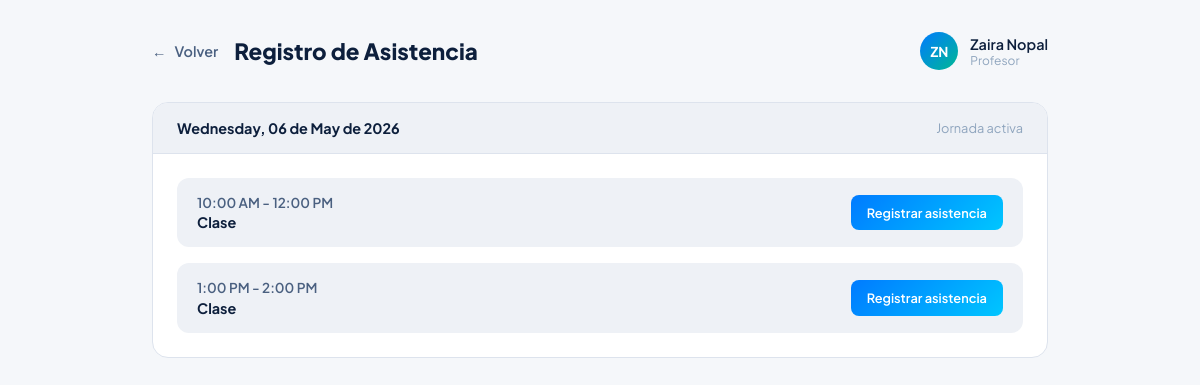
Page /profesores/registro-asistencia/ (signed in) on the committed database.
### users/models.py (models this page shows, shortened)
class Rol(models.Model):
    nombre = models.CharField(max_length=50, blank=False, null=False)
    descripcion = models.TextField(max_length=1000, blank=True, null=True)

### Profesores/models.py (models this page shows, shortened)
class Horario(models.Model):
    DIAS = [
        ("LUN", "Lunes"),
        ("MAR", "Martes"),
        ("MIE", "Miercoles"),
        ("JUE", "Jueves"),
        ("VIE", "Viernes"),
        ("SAB", "Sabado"),
    ]
    profesor = models.ForeignKey("Profesor", on_delete=models.CASCADE)
    dia_semana = models.CharField(max_length=3, choices=DIAS)
    hora_inicio = models.TimeField()
    hora_fin = models.TimeField()
    aula = models.CharField(max_length=10)
    es_hora_clase = models.BooleanField(default=True) # Indica si esta hora es una clase programada o una hora de disponibilidad general. Se paga o no
    activo = models.BooleanField(default=True)
    class Meta:
        constraints = [
            models.UniqueConstraint(
                fields=["profesor", "dia_semana", "hora_inicio", "hora_fin"],
                name="unique_horario_profesor_bloque",
            ),
        ]
        indexes = [
            models.Index(fields=["profesor", "dia_semana", "activo"]),
            models.Index(fields=["profesor", "es_hora_clase", "activo"]),
            models.Index(fields=["dia_semana", "es_hora_clase", "activo"]),
        ]

### Profesores/views.py (the view)
# urls.py: path("registro-asistencia/", views.registro_asistencia, name="profesores_registro_asistencia"),
@login_required
@requiere_rol("Profesor")
def registro_asistencia(request):
    profesor = Profesor.objects.select_related("usuario").get(usuario_id=request.user.id)
    hoy = timezone.localdate()
    horarios_hoy = obtener_horario_hoy(profesor).order_by("hora_inicio")
    asistencias_hoy = {
        a.horario_id: a
        for a in Asistencia.objects.filter(profesor=profesor, fecha=hoy, horario__in=horarios_hoy)
    }
    for horario in horarios_hoy:
        asistencia = asistencias_hoy.get(horario.id)
        horario.ya_registrada = asistencia is not None
        horario.salida = asistencia.hora_salida if asistencia else None
        horario.asistencia_id = asistencia.id if asistencia else None
    context = {
        "profesor_nombre": f"{profesor.usuario.nombre} {profesor.usuario.apellido}".strip(),
        "profesor_iniciales": f"{(profesor.usuario.nombre or 'U')[:1]}{(profesor.usuario.apellido or '')[:1]}".upper(),
        "profesor_rol": "Profesor",
        "horarios_hoy": horarios_hoy,
        "fecha_hoy": hoy,
    }
    return render(request, "Profesores/registro_asistencia.html", context)

### Profesores/utils.py (called while the page is built)
def obtener_horario_hoy(profesor):
    dias = {
        0: "LUN",
        1: "MAR",
        2: "MIE",
        3: "JUE",
        4: "VIE",
        5: "SAB",
    }
    hoy = timezone.localdate()
    dia = dias.get(hoy.weekday())
    if not dia:
        return Horario.objects.none()
    return Horario.objects.filter(profesor=profesor, dia_semana=dia, activo=True)

### Profesores/templates/Profesores/registro_asistencia.html (shortened to what this page needs)
{% load static %}
<!DOCTYPE html>
<html lang="es">
<head>
    <link rel="stylesheet" href="{% static 'css/registro_asistencia_profesor.css' %}">
</head>
<body>
    <div class="container">
        <header class="header">
            <div class="header-left">
                <a href="{% url 'profesores_dashboard' %}" class="back-btn">
                    <span aria-hidden="true">&#x2190;</span>
                    Volver
                </a>
                <h1 class="page-title">Registro de Asistencia</h1>
            </div>
            <div class="header-right">
                <div class="profile-info">
                    <div class="avatar">{{ profesor_iniciales }}</div>
                    <div>
                        <div class="profile-name">{{ profesor_nombre }}</div>
                        <div class="profile-role">{{ profesor_rol }}</div>
                    </div>
                </div>
            </div>
        </header>
        <main class="main">
            <div class="schedule-container">
                <div class="schedule-header">
                    <div class="date">
                        {% if fecha_hoy %}{{ fecha_hoy|date:"l, d \d\e F \d\e Y" }}{% else %}Hoy{% endif %}
                    </div>
                    <div class="time">Jornada activa</div>
                </div>
                <div class="schedule-body">
                    {% if horarios_hoy %}
                        {% for horario in horarios_hoy %}
                            <div class="schedule-item">
                                <div class="schedule-meta">
                                    <div class="schedule-time">{{ horario.hora_inicio|time:"g:i A" }} - {{ horario.hora_fin|time:"g:i A" }}</div>
                                    <div class="schedule-class">
                                        {% if horario.es_hora_clase %}Clase{% else %}Actividad{% endif %}
                                    </div>
                                </div>
                                {% if horario.salida %}
                                    <button class="btn-register is-done" disabled>
                                        ✓ Asistencia registrada
                                    </button>
                                {% else %}
                                    <button
                                        class="btn-register"
                                        data-url="{% url 'asistencia_accion' %}"
                                        data-horario="{{ horario.id }}"
                                        data-accion="entrada"
                                        onclick="handleAsistencia(this)"
                                    >
                                        Registrar asistencia
                                    </button>
                                {% endif %}
                            </div>
                        {% endfor %}
                    {% else %}
                        <div class="schedule-item">
                            <div class="schedule-meta">
                                <div class="schedule-class">No tienes clases programadas para hoy.</div>
                            </div>
                        </div>
                    {% endif %}
                </div>
            </div>
        </main>
    </div>
</body>
</html>

### core/static/css/registro_asistencia_profesor.css (style rules this page uses)
:root { --bg: #f5f7fa; --white: #ffffff; --navy: #0d1f3c; --accent: #007BFF; --accent2: #00c6ff; --green: #00b894; --gray-100: #eef1f6; --gray-200: #dde3ed; --gray-400: #8fa5be; --gray-600: #4a6080; }
* { margin: 0; padding: 0; box-sizing: border-box; }
body { font-family: 'Plus Jakarta Sans', sans-serif; background: var(--bg); color: var(--navy); min-height: 100vh; }
.container { width: min(960px, 100%); margin: 0 auto; padding: 2rem; }
.header { display: flex; justify-content: space-between; align-items: center; gap: 1rem; margin-bottom: 2rem; }
.header-left { display: flex; align-items: center; gap: 1rem; }
.back-btn { display: inline-flex; align-items: center; gap: .5rem; color: var(--gray-600); text-decoration: none; font-size: .9rem; font-weight: 600; }
.page-title { font-size: 1.4rem; font-weight: 800; }
.profile-info { display: flex; align-items: center; gap: .75rem; }
.avatar { width: 38px; height: 38px; border-radius: 50%; background: linear-gradient(135deg, var(--accent), var(--green)); display: flex; align-items: center; justify-content: center; font-size: .85rem; font-weight: 700; color: var(--white); }
.profile-name { font-size: .9rem; font-weight: 600; }
.profile-role { font-size: .75rem; color: var(--gray-400); }
.schedule-container { background: var(--white); border-radius: 16px; border: 1px solid var(--gray-200); overflow: hidden; }
.schedule-header { background: var(--gray-100); padding: 1rem 1.5rem; border-bottom: 1px solid var(--gray-200); display: flex; justify-content: space-between; align-items: center; }
.date { font-size: .9rem; font-weight: 700; }
.time { font-size: .8rem; color: var(--gray-400); }
.schedule-body { padding: 1.5rem; display: flex; flex-direction: column; gap: 1rem; }
.schedule-item { background: var(--gray-100); border-radius: 12px; padding: 1rem 1.25rem; display: flex; justify-content: space-between; align-items: center; gap: 1rem; }
.schedule-meta { display: flex; flex-direction: column; gap: .15rem; }
.schedule-time { font-size: .85rem; font-weight: 600; color: var(--gray-600); }
.schedule-class { font-size: .9rem; font-weight: 700; }
.btn-register { background: linear-gradient(135deg, var(--accent), var(--accent2)); color: var(--white); border: none; border-radius: 8px; padding: .6rem 1rem; font-family: 'Plus Jakarta Sans', sans-serif; font-size: .8rem; font-weight: 600; cursor: pointer; transition: transform .15s, opacity .2s; }

### rows in the picture
Rol: nombre "Profesor"
Horario: hora_inicio "10:00 AM", hora_fin "12:00 PM", es_hora_clase "Clase"
Horario: hora_inicio "1:00 PM", hora_fin "2:00 PM", es_hora_clase "Clase"

### other values in the picture
{{ profesor_iniciales }} "ZN"
{{ profesor_nombre }} "Zaira Nopal"
{{ fecha_hoy|date:"l, d \d\e F \d\e Y" }} "Wednesday, 06 de May de 2026"
